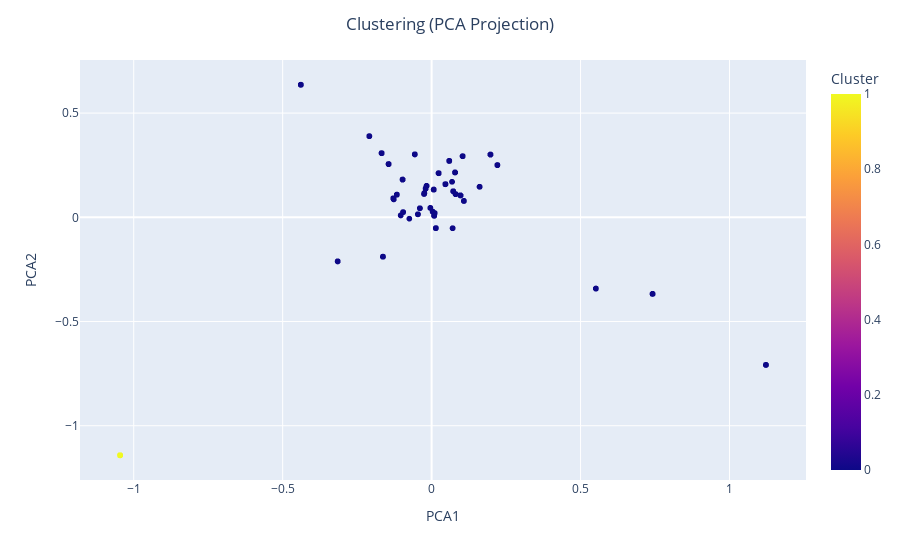

Write notebook code for a chart like this one.
### Code cell
spotify.visualize_clustering(df=df_scaled, feature=df[['track_name']])

### Figure 1 — Plotly figure (JSON) as saved in the notebook; plotly's stock layout.template omitted (floating-point values rounded to 4 significant figures; data arrays with more than 128 entries replaced by an {"elided": "..."} marker saying what was removed)
{"data": [{"customdata": {"elided": "1275x1 str values"}, "hovertemplate": "PCA1=%{x}<br>PCA2=%{y}<br>Track_ID=%{customdata[0]}<br>Cluster=%{marker.color}<extra></extra>", "legendgroup": "", "marker": {"color": {"elided": "1275 int values"}, "coloraxis": "coloraxis", "symbol": "circle"}, "mode": "markers", "name": "", "showlegend": false, "type": "scattergl", "x": {"elided": "1275 float values"}, "xaxis": "x", "y": {"elided": "1275 float values"}, "yaxis": "y"}], "layout": {"coloraxis": {"colorbar": {"title": {"text": "Cluster"}}, "colorscale": [[0, "#0d0887"], [0.1111, "#46039f"], [0.2222, "#7201a8"], [0.3333, "#9c179e"], [0.4444, "#bd3786"], [0.5556, "#d8576b"], [0.6667, "#ed7953"], [0.7778, "#fb9f3a"], [0.8889, "#fdca26"], [1, "#f0f921"]]}, "legend": {"tracegroupgap": 0}, "margin": {"t": 60}, "title": {"text": "Clustering (PCA Projection)", "x": 0.5}, "xaxis": {"anchor": "y", "domain": [0, 1], "title": {"text": "PCA1"}}, "yaxis": {"anchor": "x", "domain": [0, 1], "title": {"text": "PCA2"}}}}
